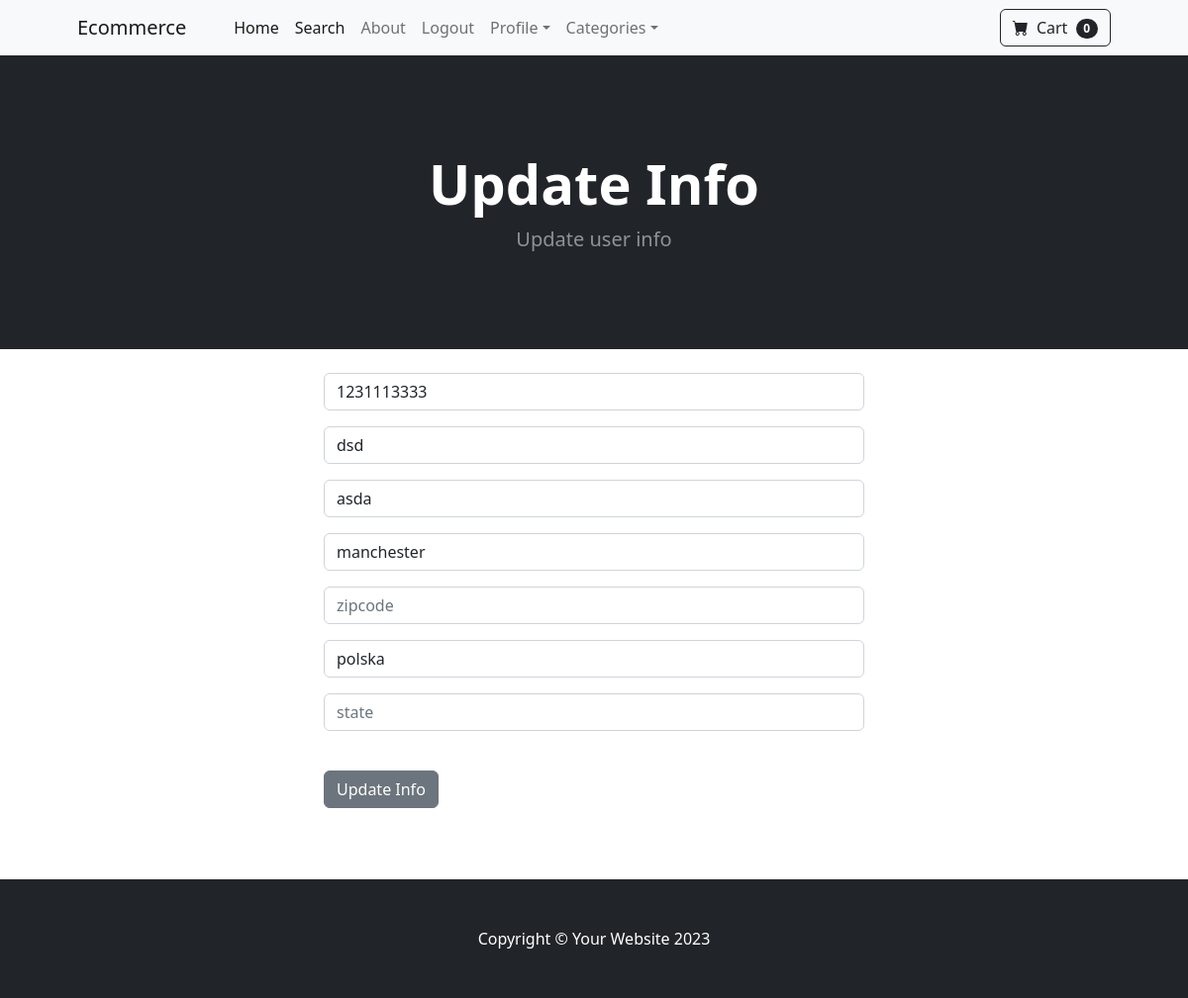
/update_info/ (signed in), run on the app's committed database.
### store/models.py (models this page shows, shortened)
class Profile(models.Model):
    user = models.OneToOneField(User, on_delete=models.CASCADE)
    date_modified = models.DateTimeField(User, auto_now=True)
    phone = models.CharField(max_length=20, blank=True)
    address1 = models.CharField(max_length=200, blank=True)
    address2 = models.CharField(max_length=200, blank=True)
    city = models.CharField(max_length=200, blank=True)
    state = models.CharField(max_length=200, blank=True)
    zipcode = models.CharField(max_length=200, blank=True)
    country = models.CharField(max_length=200, blank=True)
    old_cart = models.CharField(max_length=200, blank=True, null=True)

### store/views.py (the view)
# urls.py: path('update_info/', views.update_info, name='update_info'),
def update_info(request):
    if request.user.is_authenticated:
        current_user = Profile.objects.get(user__id=request.user.id)
        form = UserInfoForm(request.POST or None, instance=current_user)
        if form.is_valid():
            form.save()
            messages.success(request, "Your info has been updated")
            return redirect('home')
        else:
            return render(request, 'update_info.html', {'form': form})
    else:
        messages.success(request, "You must be log in to access that page")
        return redirect('home')

### store/forms.py
class UserInfoForm(forms.ModelForm):
    phone = forms.CharField(label="", widget=forms.TextInput(attrs={'class': 'form-control', 'placeholder':
        'phone'}), required=False)
    address1 = forms.CharField(label="", widget=forms.TextInput(attrs={'class': 'form-control', 'placeholder':
        'address1'}), required=False)
    address2 = forms.CharField(label="", widget=forms.TextInput(attrs={'class': 'form-control', 'placeholder':
        'address2'}), required=False)
    city = forms.CharField(label="", widget=forms.TextInput(attrs={'class': 'form-control', 'placeholder':
        'city'}), required=False)
    state = forms.CharField(label="", widget=forms.TextInput(attrs={'class': 'form-control', 'placeholder':
        'state'}), required=False)
    zipcode = forms.CharField(label="", widget=forms.TextInput(attrs={'class': 'form-control', 'placeholder':
        'zipcode'}), required=False)
    country = forms.CharField(label="", widget=forms.TextInput(attrs={'class': 'form-control', 'placeholder':
        'country'}), required=False)
    class Meta:
        model = Profile
        fields = ('phone', 'address1', 'address2', 'city', 'zipcode', 'country',)

### cart/cart.py (called while the page is built)
    def __len__(self):
        return len(self.cart)

### cart/context_processors.py (called while the page is built)
def cart(request):
    return {'cart': Cart(request)}

### store/templates/update_info.html (shortened to what this page needs)
{% extends 'base.html' %}
{% block content %}
<header class="bg-dark py-5">
    <div class="container px-4 px-lg-5 my-5">
        <div class="text-center text-white">
            <h1 class="display-4 fw-bolder">Update Info</h1>
            <p class="lead fw-normal text-white-50 mb-0">Update user info</p>
        </div>
    </div>
</header>
<br/>
<div class="container">
    <div class="row">
        <div class="col-md-6 offset-md-3">
            <form action="{% url 'update_info' %}" method="POST">
                {{ form.as_p }}
                <br/>
                <button class="btn btn-secondary" type="submit">Update Info</button>
            </form>
            <br/>
        </div>
    </div>
</div>
<br/> <br/>
{% endblock %}

### data on the page
Profile: phone "1231113333", address1 "dsd", address2 "asda", city "manchester", country "polska"

### other printed values
{{ cart|length }} "0"
